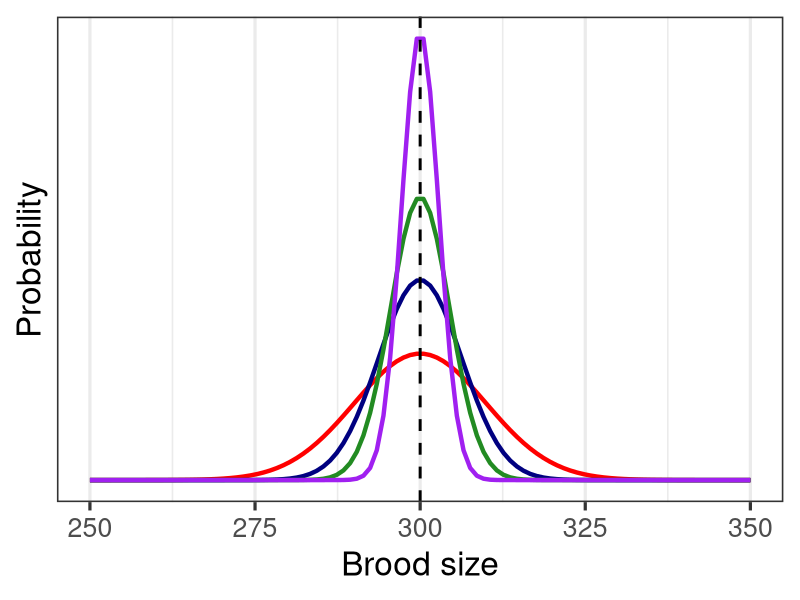
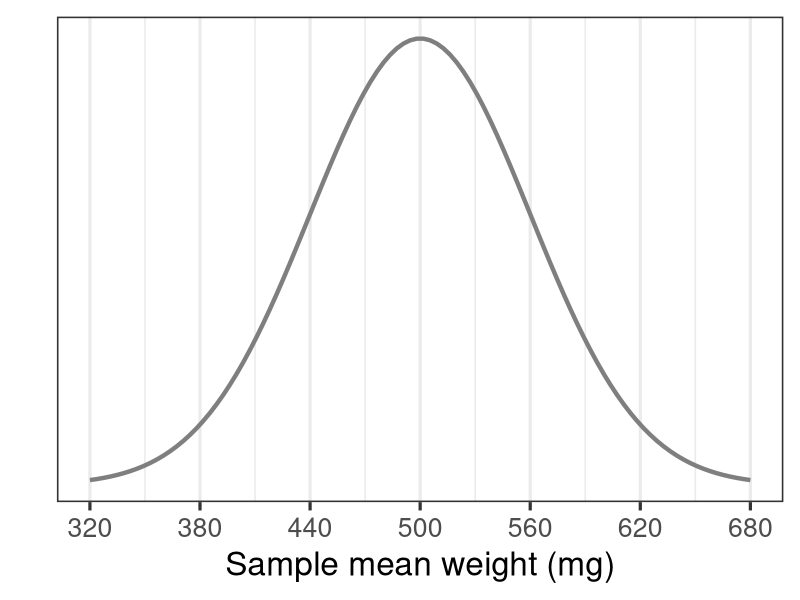
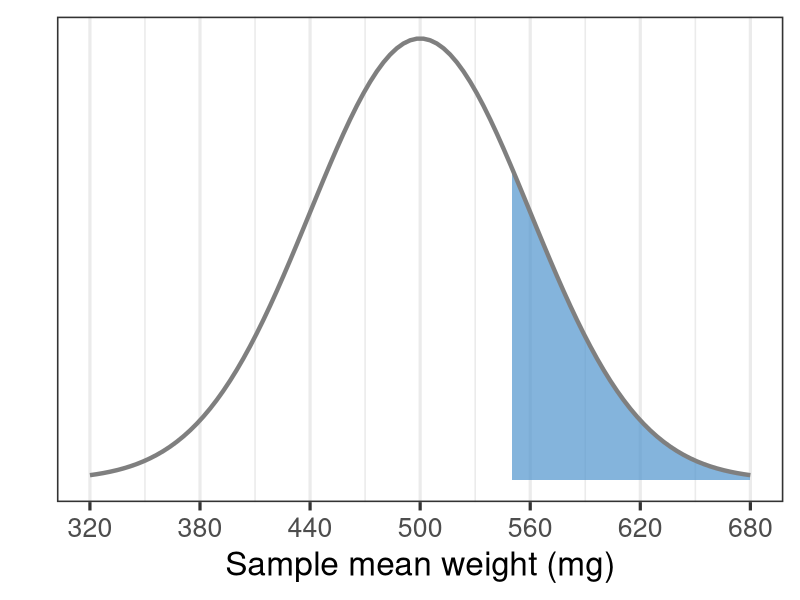
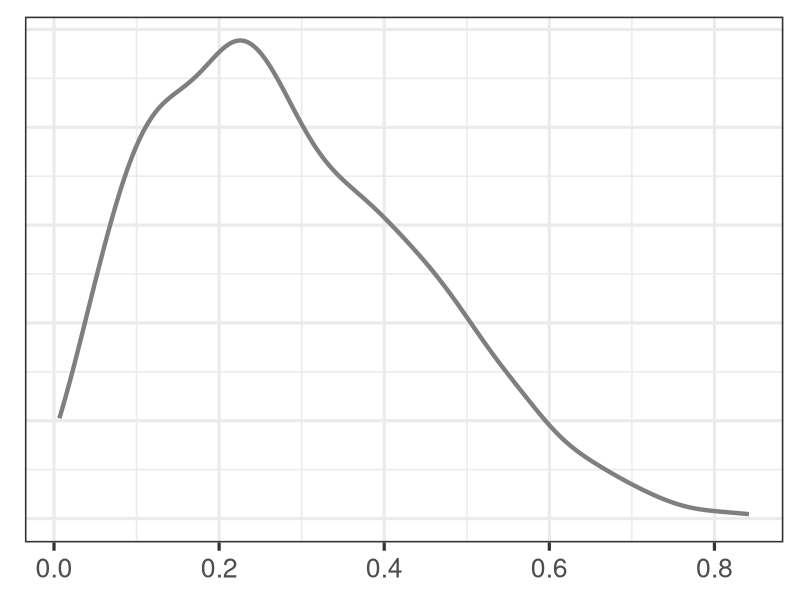
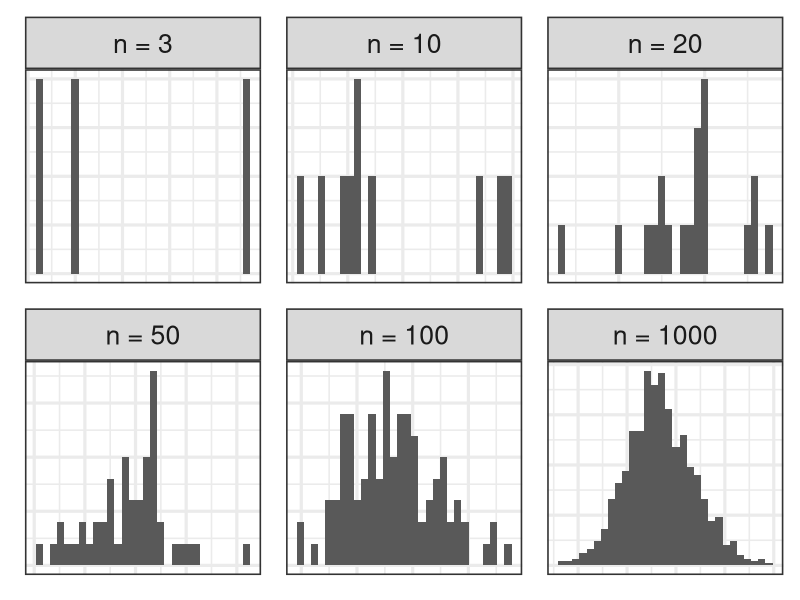
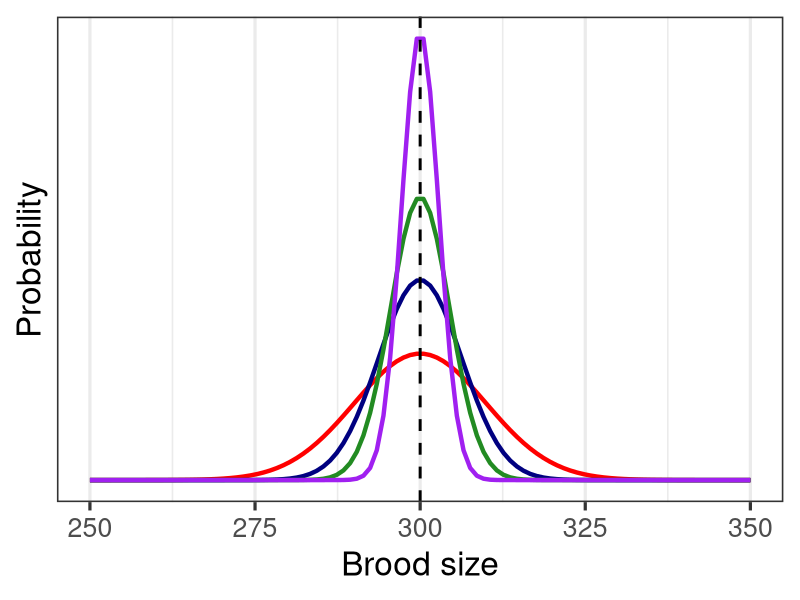
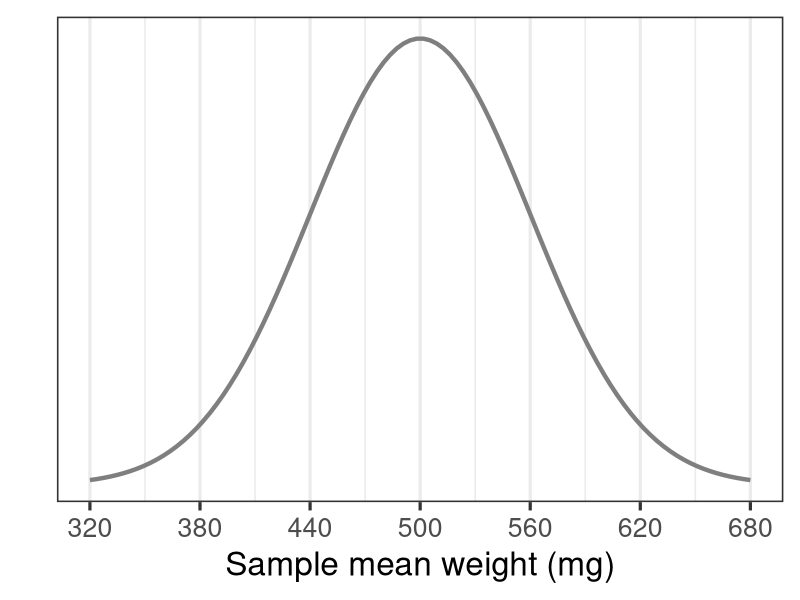
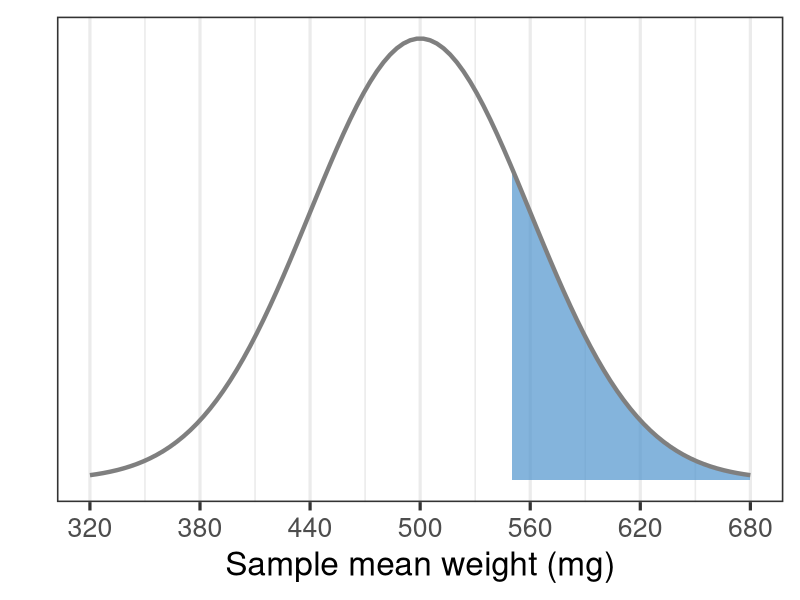

R code for these plots, in order:
# lecture05 - distributions pt. 2
library(tidyverse)

# set working directory
setwd(dirname(rstudioapi::getActiveDocumentContext()$path))

# set seed
set.seed(215)

# create a population - 10% disease
# 0 = no disease, 1 = disease
pop <- c(rep(0, 45), rep(1, 5))

# create a random sample 1000 times
# 50 choices for first individual, 49 for second, 48... = 50x49x48x47x46 ways to sample the data
df <- data.frame(rep = seq(1:1000)) %>%
    dplyr::rowwise() %>%
    # create the samples
    dplyr::mutate(sample = paste(sample(pop, 5), collapse = ",")) %>%
    # separate each element of the sample into 5 columns for easy math
    tidyr::separate(sample, into = c("one", "two", "three", "four", "five"), sep = ",", remove = FALSE) %>%
    # rowwise helps to make sure the calculations are done row by row instead of summing
    dplyr::rowwise() %>%
    # find the proportion of disease individuals in the population
    dplyr::mutate(prop = sum(as.numeric(one), 
                             as.numeric(two), 
                             as.numeric(three), 
                             as.numeric(four), 
                             as.numeric(five))/5) %>%
    dplyr::select(rep, sample, prop)


df <- data.frame(rep = seq(1:1000)) %>%
    dplyr::rowwise() %>%
    # create the samples
    dplyr::mutate(sample = paste(sample(pop, 5), collapse = ",")) %>%
    dplyr::mutate(individual = sample) %>%
    # separate each element of the sample
    tidyr::separate_rows(individual, sep = ",", convert = TRUE) %>%
    dplyr::mutate(prob = ifelse(individual == 0, 45/50, 5/50)) %>%
    dplyr::group_by(rep, sample) %>%
    dplyr::summarize(probability = prod(prob),
                     relative_freq = mean(individual))

# check out the distribution
# mean = 0.094! population mean = 0.1 :) 
summary(df$probability)
summary(df$relative_freq)

# c. elegans samples
set.seed(17593)
sam1 <- rnorm(10, mean = 300, sd = 20)
mean(sam1)
sd(sam1)
sam2 <- rnorm(10, mean = 300, sd = 20)
mean(sam2)
sd(sam2)
sam3 <- rnorm(10, mean = 300, sd = 20)
mean(sam3)
sd(sam3)
sam4 <- rnorm(10, mean = 300, sd = 20)
mean(sam4)
sd(sam4)

# mean of sample means
mean(c(mean(sam1), mean(sam2), mean(sam3), mean(sam4)))

# sd of samples
sd(c(mean(sam1), mean(sam2), mean(sam3), mean(sam4)))
20/sqrt(4)

# plot sample standard deviation as a function of sample size n
data.frame(x = c(250,350)) %>%
    ggplot2::ggplot(.) +
    ggplot2::aes(x) +
    ggplot2::stat_function(fun = dnorm, 
                           n = 100, 
                           args = list(mean = 300, sd = 10),
                           color = "red", size = 1.5) + 
    ggplot2::stat_function(fun = dnorm, 
                           n = 100, 
                           args = list(mean = 300, sd = 6.32),
                           color = "navy", size = 1.5) +
    ggplot2::stat_function(fun = dnorm, 
                           n = 100, 
                           args = list(mean = 300, sd = 4.47),
                           color = "forestgreen", size = 1.5) +
    ggplot2::stat_function(fun = dnorm, 
                           n = 100, 
                           args = list(mean = 300, sd = 2.82),
                           color = "purple", size = 1.5) +
    ggplot2::labs(y = "Probability", x = "Brood size") +
    ggplot2::scale_y_continuous(breaks = NULL) +
    ggplot2::theme_bw(24) +
    ggplot2::geom_vline(xintercept = 300, linetype = 2, size = 1)
ggsave("sd_v_n.png", height = 5, width = 7)


# seed weight example
data.frame(x = c(320,680)) %>%
    ggplot2::ggplot(.) +
    ggplot2::aes(x) +
    # ggplot2::stat_function(fun = dnorm, 
    #                        n = 100, 
    #                        geom = "area",
    #                        args = list(mean = 0, sd = 1),
    #                        xlim = c(-3, 1.53),
    #                        alpha = 0.7,
    #                        fill = "steelblue3", size = 1.5) + 
    ggplot2::stat_function(fun = dnorm, 
                           n = 100, 
                           args = list(mean = 500, sd = 60),
                           color = "grey50", size = 1.5) + 
    ggplot2::labs(y = "", x = "Sample mean weight (mg)") +
    ggplot2::scale_y_continuous(breaks = NULL) +
    ggplot2::scale_x_continuous(breaks = c(320,380,440,500,560,620,680)) +
    ggplot2::theme_bw(24)
ggsave("seed_weights1.png", height = 5, width = 7)

data.frame(x = c(320,680)) %>%
    ggplot2::ggplot(.) +
    ggplot2::aes(x) +
    ggplot2::stat_function(fun = dnorm,
                           n = 100,
                           geom = "area",
                           args = list(mean = 500, sd = 60),
                           xlim = c(550, 680),
                           alpha = 0.7,
                           fill = "steelblue3", size = 1.5) +
    ggplot2::stat_function(fun = dnorm, 
                           n = 100, 
                           args = list(mean = 500, sd = 60),
                           color = "grey50", size = 1.5) + 
    ggplot2::labs(y = "", x = "Sample mean weight (mg)") +
    ggplot2::scale_y_continuous(breaks = NULL) +
    ggplot2::scale_x_continuous(breaks = c(320,380,440,500,560,620,680)) +
    ggplot2::theme_bw(24)
ggsave("seed_weights2.png", height = 5, width = 7)

# prob z > 0.83
1-pnorm(0.83)
1-pnorm(550, mean = 500, sd = 60)

#######
# Central limit theorem
# make non-normal distribution
set.seed(1)
skewed <- data.frame(val = rbeta(1000, 2, 5))
skewed %>%
    data.frame(val = rbeta(1000, 2, 5)) %>%
    ggplot(.) +
    aes(x = val) +
    geom_density(color = "grey50", size = 1.5) +
    ggplot2::theme_bw(24) +
    ggplot2::labs(x = "", y = "") +
    ggplot2::theme(axis.text.y = element_blank(),
                   axis.title = element_blank(),
                   axis.ticks.y = element_blank())
ggsave("skewed_distribution.png", height = 5, width = 7)
mean(skewed$val)
sd(skewed$val)

# take samples from skewed distribution
# sample of 20 values, 3 times
sample1 <- data.frame(rep = seq(1,3), test = "sample1") %>%
    dplyr::rowwise() %>%
    dplyr::mutate(sample = paste(sample(skewed$val, 20), collapse = ","))

# sample of 20 values, 10 times
sample2 <- data.frame(rep = seq(1,10), test = "sample2") %>%
    dplyr::rowwise() %>%
    dplyr::mutate(sample = paste(sample(skewed$val, 20), collapse = ","))

# sample of 20 values, 20 times
sample3 <- data.frame(rep = seq(1,20), test = "sample3") %>%
    dplyr::rowwise() %>%
    dplyr::mutate(sample = paste(sample(skewed$val, 20), collapse = ","))

# sample of 20 values, 50 times
sample4 <- data.frame(rep = seq(1,50), test = "sample4") %>%
    dplyr::rowwise() %>%
    dplyr::mutate(sample = paste(sample(skewed$val, 20), collapse = ","))

# sample of 20 values, 100 times
sample5 <- data.frame(rep = seq(1,100), test = "sample5") %>%
    dplyr::rowwise() %>%
    dplyr::mutate(sample = paste(sample(skewed$val, 20), collapse = ","))

# sample of 20 values, 1000 times
sample6 <- data.frame(rep = seq(1,1000), test = "sample6") %>%
    dplyr::rowwise() %>%
    dplyr::mutate(sample = paste(sample(skewed$val, 20), collapse = ","))

# combine samples and plot distributions
all_samples <- sample1 %>%
    dplyr::bind_rows(sample2, sample3, sample4, sample5, sample6) %>%
    dplyr::mutate(individual = sample) %>%
    tidyr::separate_rows(individual, convert = TRUE) %>%
    dplyr::group_by(test, rep, sample) %>%
    dplyr::summarize(mean = mean(individual),
                     sd = sd(individual))

all_samples %>%
    dplyr::mutate(test2 = dplyr::recode(test,
                                        "sample1" = "n = 3",
                                        "sample2" = "n = 10",
                                        "sample3" = "n = 20",
                                        "sample4" = "n = 50",
                                        "sample5" = "n = 100",
                                        "sample6" = "n = 1000")) %>%
    ggplot2::ggplot(.) +
    ggplot2::aes(x = mean) +
    ggplot2::geom_histogram() +
    ggplot2::facet_wrap(~factor(test2,
                                levels = c("n = 3", "n = 10", 
                                           "n = 20", "n = 50", 
                                           "n = 100", "n = 1000")), scales = "free") +
    ggplot2::theme_bw(24) +
    ggplot2::labs(x = "", y = "") +
    ggplot2::theme(axis.text = element_blank(),
                   axis.title = element_blank(),
                   axis.ticks = element_blank())
ggsave("skewed_distribution_samples.png", height = 7, width = 12)

# total means
total <- all_samples %>%
    dplyr::mutate(samples = dplyr::recode(test,
                                        "sample1" = "n = 3",
                                        "sample2" = "n = 10",
                                        "sample3" = "n = 20",
                                        "sample4" = "n = 50",
                                        "sample5" = "n = 100",
                                        "sample6" = "n = 1000")) %>%
    dplyr::group_by(test, samples) %>%
    dplyr::summarize(sample_mean = mean(mean))
